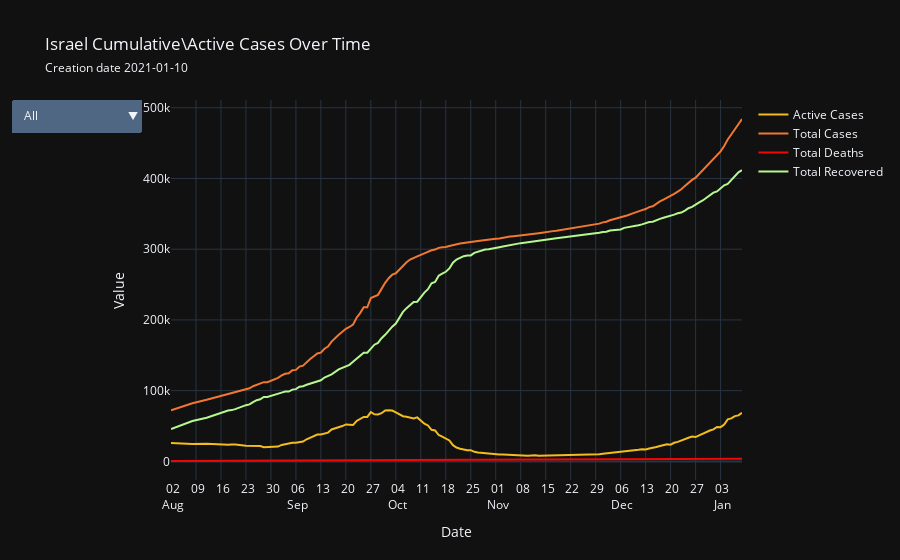

Write notebook code for a chart like this one.
### Markdown cell above
### Part Two - Data Visualization
#### Cumulative data

### Code cell
country.linear_plot(['TotalCases', 'TotalDeaths','TotalRecovered','ActiveCases'],save = True)

### Figure 1 — Plotly figure (JSON) as saved in the notebook; plotly's stock layout.template omitted (floating-point values rounded to 4 significant figures; data arrays with more than 128 entries replaced by an {"elided": "..."} marker saying what was removed)
{"data": [{"line": {"color": "#F2BD1D"}, "name": "Active Cases", "type": "scatter", "x": {"elided": "146 str values"}, "y": {"elided": "146 int values"}}, {"line": {"color": "#F27830"}, "name": "Total Cases", "type": "scatter", "x": {"elided": "146 str values"}, "y": {"elided": "146 int values"}}, {"line": {"color": "#F20505"}, "name": "Total Deaths", "type": "scatter", "x": {"elided": "146 str values"}, "y": {"elided": "146 int values"}}, {"line": {"color": "#B5F88F"}, "name": "Total Recovered", "type": "scatter", "x": {"elided": "146 str values"}, "y": {"elided": "146 int values"}}], "layout": {"autosize": false, "hovermode": "x unified", "title": {"text": "Israel Cumulative\\Active Cases Over Time<br><span style='font-size:12px;'>Creation date 2021-01-10</span>"}, "updatemenus": [{"active": 0, "buttons": [{"args": [{"visible": [true, true, true, true]}, {"title": "Israel Cumulative\\Active Cases Over Time<br><span style='font-size:12px;'>Creation date 2021-01-10</span>"}], "label": "All", "method": "update"}, {"args": [{"visible": [true, false, false, false]}, {"title": "Israel Active Cases Over Time<br><span style='font-size:12px;'>Creation date 2021-01-10</span>"}], "label": "Active Cases", "method": "update"}, {"args": [{"visible": [false, true, false, false]}, {"title": "Israel Total Cases Over Time<br><span style='font-size:12px;'>Creation date 2021-01-10</span>"}], "label": "Total Cases", "method": "update"}, {"args": [{"visible": [false, false, true, false]}, {"title": "Israel Total Deaths Over Time<br><span style='font-size:12px;'>Creation date 2021-01-10</span>"}], "label": "Total Deaths", "method": "update"}, {"args": [{"visible": [false, false, false, true]}, {"title": "Israel Total Recovered Over Time<br><span style='font-size:12px;'>Creation date 2021-01-10</span>"}], "label": "Total Recovered", "method": "update"}]}], "width": 900, "xaxis": {"dtick": 604800000.0, "tick0": "2020-08-02T00:00:00", "tickformat": "%d\n%b", "ticklabelmode": "period", "title": {"text": "Date"}, "type": "date"}, "yaxis": {"title": {"text": "Value"}}}}
